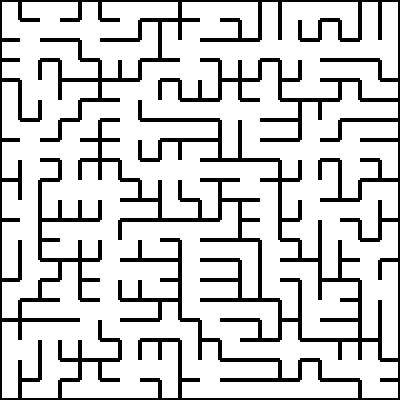
#> input picture square_maze/Section-2/maze09.jpg, 400 x 400 px
$ python section2.py   (Python 2 division)
#> lines starting #> are read from the running program, lines starting #| are printed output that depends on the picture; after the words box and inside, x2 and y2 are one past the last pixel; in counts of white or black regions, pixels touching at a corner belong together
import numpy as np
import cv2

## The readImage function takes a file path as argument and returns image in binary form.

def readImage(filePath):

    img = cv2.imread(filePath)                                      ## Read image
    gray = cv2.cvtColor(img, cv2.COLOR_BGR2GRAY)                    ## Convert image to grayscale image
    ret, binaryImage = cv2.threshold(gray, 127, 255, 0)             ## Convert image to Binary image

    return binaryImage

## The findNeighbours function takes a maze image and row and column coordinates of a cell as input arguments
## and returns a stack consisting of all the neighbours of the cell as output.
## Note :- Neighbour refers to all the adjacent cells one can traverse to from that cell provided only horizontal
## and vertical traversal is allowed.

def findNeighbours(img,row,column):
    neighbours = []

    if img[20*row+10, 20*column+1]>=51:                             ## Check the left edge pixel value
        neighbours.append((row, column-1))                          ## If true decrease column value and return left cell coordinate
    if img[20*row+1, 20*column+10]>=51:                             ## Check the upper edge pixel value
        neighbours.append((row-1, column))                          ## If true decrease row value and return upper cell coordinate
    if img[20*row+19, 20*column+10]>=51:                            ## Check the lower edge pixel value
        neighbours.append((row+1, column))                          ## If true increase row value and return lower cell coordinate
    if img[20*row+10, 20*column+19]>=51:                            ## Check the right edge pixel value
        neighbours.append((row, column+1))                          ## If true increase column value and return right cell coordinate

    return neighbours

##  colourCell function takes 4 arguments:-
##            img - input image
##            row - row coordinates of cell to be coloured
##            column - column coordinates of cell to be coloured
##            colourVal - the intensity of the colour.
##  colourCell basically highlights the given cell by painting it with the given colourVal. Care should be taken that
##  the function doesn't paint over the black walls and only paints the empty spaces. This function returns the image
##  with the painted cell.

def colourCell(img,row,column,colourVal):

    for i in range(20*row,20*row+20):                               ## Specify row range of a cell to be highlighted
        for j in range(20*column,20*column+20):                     ## Specify column range of a cell to be highlighted
            if img[i,j]==255:                                       ## Only empty white spaces with value=255 are highlighted with colourVal
                img[i,j]=colourVal

    return img

##  Function that accepts some arguments from user and returns the graph of the maze image.
def buildGraph(img, final_point):  ## You can pass your own arguments in this space.
    graph = {}

    for i in range(0,final_point[0]+1):                             ## Range of i(abscissa) from 0 to abscissa of final point
        for j in range(0,final_point[1]+1):                         ## Range of j(ordinate) from 0 to ordinate of final point
            neighbours = findNeighbours(img, i, j)                  ## Call function findNeignbours to find neighbours
            graph[(i, j)] = neighbours                              ## Returns coordinates of neighbours to graph string

    return graph

##  Finds shortest path between two coordinates in the maze. Returns a set of coordinates from initial point
##  to final point.
def findPath(graph, start, end, path=[]): ## You can pass your own arguments in this space.

    path = path + [start]
    if start == end:                                                ## Dijkstra's algorithm to find shortest between nodes in the graph
        return path
    if not graph.has_key(start):
        return path
    shortest = None
    for node in graph[start]:
        if node not in path:
            newpath = findPath(graph, node, end, path)
            if newpath:
                if not shortest or len(newpath) < len(shortest):
                    shortest = newpath


    return shortest

## This is the main function where all other functions are called. It accepts filepath
## of an image as input.

def main(filePath, flag = 0):
    img = readImage(filePath)      ## Read image with specified filepath.
#> in readImage, img is the input picture: shape (400, 400, 3); min 0, max 255, mean 206.1
#> in readImage, `ret, binaryImage = cv2.threshold(gray, 127, 255, 0)`: binaryImage: shape (400, 400); 80.8% white; 1 black region, box (x1, y1, x2, y2) and area: (0, 0, 400, 400) 30672
    breadth = len(img)/20          ## Breadthwise number of cells
#> breadth = 20
    length = len(img[0])/20        ## Lengthwise number of cells
#> length = 20
    if length == 10:
        initial_point = (0,0)      ## Start coordinates for maze solution
        final_point = (9,9)        ## End coordinates for maze solution
    else:
        initial_point = (0,0)
        final_point = (19,19)
    graph = buildGraph(img, final_point)       ## Build graph from maze image. Pass arguments as required.
#> after the loop in buildGraph, `for i in range(0,final_point[0]+1):`: graph = 400 items
#> graph = 400 items
    shortestPath = findPath(graph, initial_point, final_point)  ## Find shortest path. Pass arguments as required.
#> the loop in findPath, `for node in graph[start]:` made 1 pass
#> after the loop in findPath, `for node in graph[start]:`: shortest = 43 pairs, first value 0 to 19, second value 0 to 19
#> shortestPath has the same summary as shortest in findPath
    print shortestPath             ## Print shortest path to verify
#> (printed output is left out)
    string = str(shortestPath) + "\n"
    for i in shortestPath:         ## Loop to paint the solution path.
        img = colourCell(img, i[0], i[1], 200)
#> this loop made 43 passes
#> i on passes 1 to 12: (0, 0), (1, 0), (1, 1), (2, 1), (3, 1), (4, 1), (4, 2), (5, 2), (6, 2), (6, 1), (7, 1), (7, 2)
#> pass 1, in main, `img = colourCell(img, i[0], i[1], 200)`:
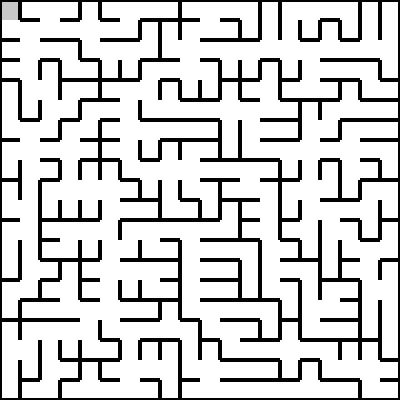
#> img: shape (400, 400); min 0, max 255, mean 206
#> pass 2, in main, `img = colourCell(img, i[0], i[1], 200)`:
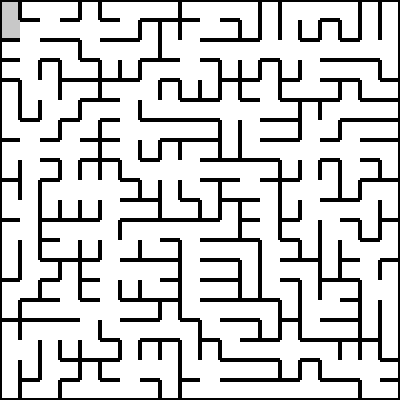
#> img: shape (400, 400); 0.2% of pixels changed, all inside (x1, y1, x2, y2) = (2, 20, 20, 38)
#> pass 3, in main, `img = colourCell(img, i[0], i[1], 200)`:
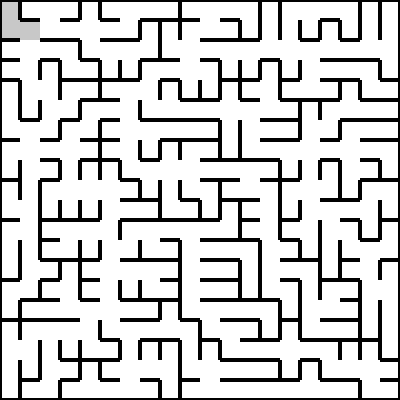
#> img: shape (400, 400); 0.22% of pixels changed, all inside (x1, y1, x2, y2) = (20, 22, 40, 40)
#> after the loop:
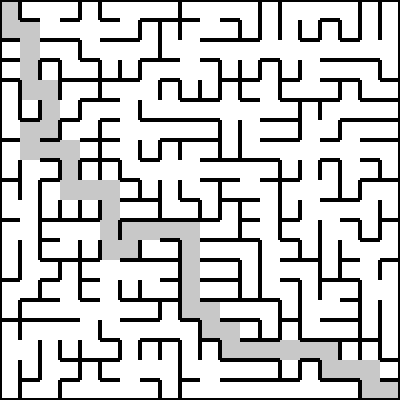
#> img: shape (400, 400); 8.8% of pixels changed, all inside (x1, y1, x2, y2) = (20, 40, 398, 398)
    if __name__ == '__main__':     ## Return value for main() function.
        return img
    else:
        if flag == 0:
            return string
        else:
            return graph

## The main() function is called here. Specify the filepath of image in the space given.

if __name__ == '__main__':
    filePath = 'maze09.jpg'        ## File path for test image
    img = main(filePath)           ## Main function call
    cv2.imshow('canvas', img)
    cv2.waitKey(0)
    cv2.destroyAllWindows()

$ run again, with square_maze/Section-2/maze00.jpg copied over square_maze/Section-2/maze09.jpg
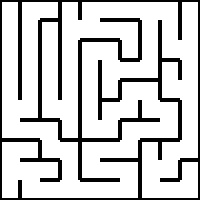
#> input picture square_maze/Section-2/maze00.jpg, 200 x 200 px
#> in readImage, img is the input picture: shape (200, 200, 3); min 0, max 255, mean 205.1
#> binaryImage: shape (200, 200); 80.5% white; 1 black region, box (x1, y1, x2, y2) and area: (0, 0, 200, 200) 7820
#> breadth = 10
#> after the loop in buildGraph, `for i in range(0,final_point[0]+1):`: graph = 100 items
#> the loop in findPath, `for node in graph[start]:` made 1 pass
#> after the loop in findPath, `for node in graph[start]:`: shortest = 59 pairs, first value 0 to 9, second value 0 to 9
#> (printed output is left out)
#> the loop in main, `for i in shortestPath:` made 59 passes
#> i on passes 1 to 8: (0, 0), (1, 0), (2, 0), (3, 0), (4, 0), (5, 0), (6, 0), (6, 1)
#> pass 1, in main, `img = colourCell(img, i[0], i[1], 200)`:
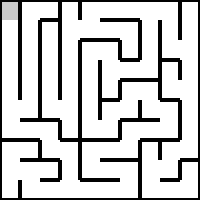
#> img: shape (200, 200); min 0, max 255, mean 204.8
#> after the loop in main, `for i in shortestPath:`:
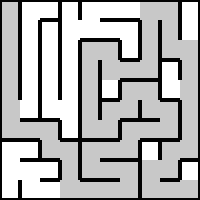
#> img: shape (200, 200); min 0, max 255, mean 178.7

$ run again, with square_maze/Section-2/maze01.jpg copied over square_maze/Section-2/maze09.jpg
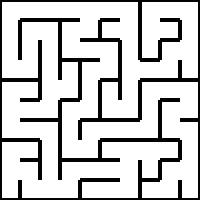
#> input picture square_maze/Section-2/maze01.jpg, 200 x 200 px
#> in readImage, img is the input picture: shape (200, 200, 3); min 0, max 255, mean 205.3
#> binaryImage: shape (200, 200); 80.5% white; 1 black region, box (x1, y1, x2, y2) and area: (0, 0, 200, 200) 7788
#> breadth = 10
#> after the loop in buildGraph, `for i in range(0,final_point[0]+1):`: graph = 100 items
#> the loop in findPath, `for node in graph[start]:` made 2 passes
#> after the loop in findPath, `for node in graph[start]:`: shortest = 33 pairs, first value 0 to 9, second value 0 to 9
#> (printed output is left out)
#> the loop in main, `for i in shortestPath:` made 33 passes
#> i on passes 1 to 8: (0, 0), (0, 1), (0, 2), (0, 3), (0, 4), (1, 4), (1, 3), (2, 3)
#> pass 1, in main, `img = colourCell(img, i[0], i[1], 200)`:
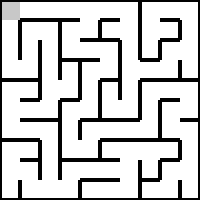
#> img: shape (200, 200); min 0, max 255, mean 204.9
#> after the loop in main, `for i in shortestPath:`:
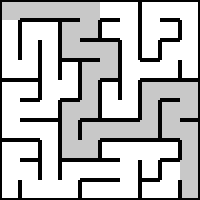
#> img: shape (200, 200); min 0, max 255, mean 190.7

$ run again, with square_maze/Section-2/maze02.jpg copied over square_maze/Section-2/maze09.jpg
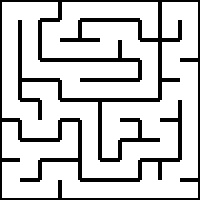
#> input picture square_maze/Section-2/maze02.jpg, 200 x 200 px
#> in readImage, img is the input picture: shape (200, 200, 3); min 0, max 255, mean 205.2
#> binaryImage: shape (200, 200); 80.5% white; 1 black region, box (x1, y1, x2, y2) and area: (0, 0, 200, 200) 7804
#> breadth = 10
#> after the loop in buildGraph, `for i in range(0,final_point[0]+1):`: graph = 100 items
#> the loop in findPath, `for node in graph[start]:` made 2 passes
#> after the loop in findPath, `for node in graph[start]:`: shortest = 33 pairs, first value 0 to 9, second value 0 to 9
#> (printed output is left out)
#> the loop in main, `for i in shortestPath:` made 33 passes
#> i on passes 1 to 8: (0, 0), (1, 0), (2, 0), (3, 0), (4, 0), (5, 0), (5, 1), (6, 1)
#> pass 1, in main, `img = colourCell(img, i[0], i[1], 200)`:
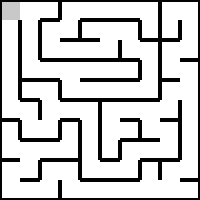
#> img: shape (200, 200); min 0, max 255, mean 204.8
#> after the loop in main, `for i in shortestPath:`:
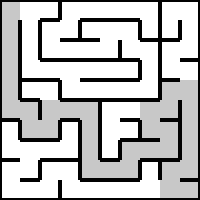
#> img: shape (200, 200); min 0, max 255, mean 190.5
